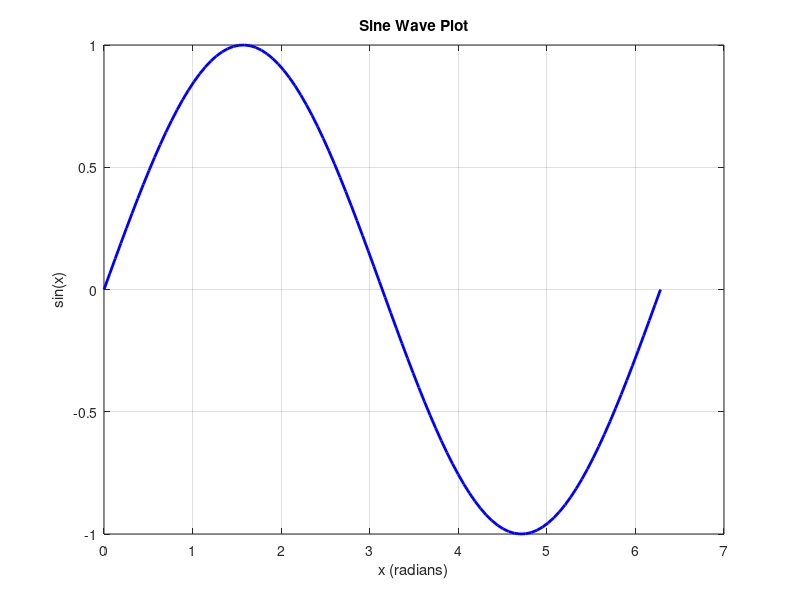

Write the MATLAB code that produced this figure.
% Generate x values from 0 to 2*pi
x = linspace(0, 2*pi, 100);

% Calculate y values (sine of x)
y = sin(x);

% Create the plot
figure;
plot(x, y, 'b-', 'LineWidth', 2);

% Add labels and title
xlabel('x (radians)');
ylabel('sin(x)');
title('Sine Wave Plot');

% Add grid
grid on;
